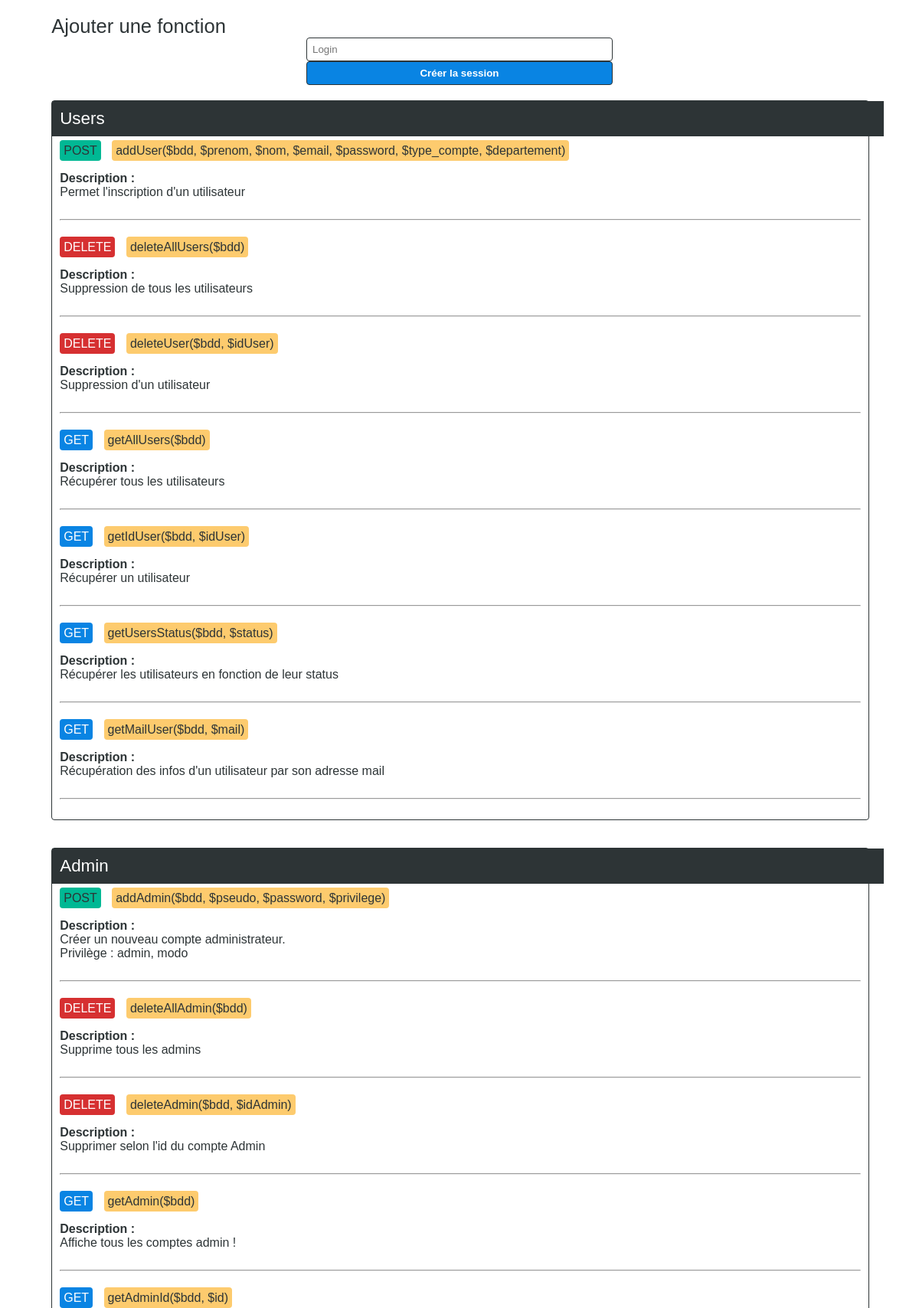
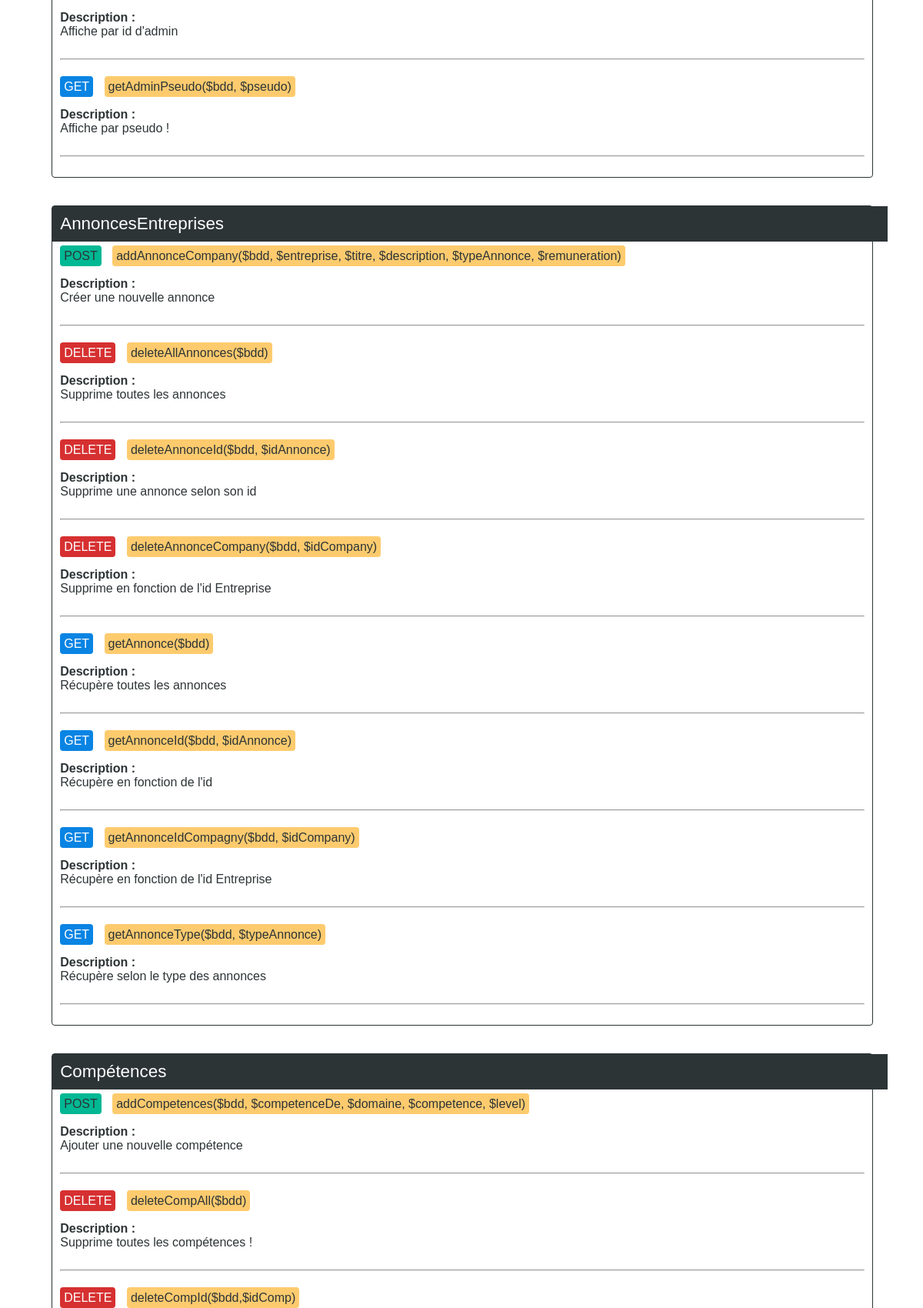
The page /swagger/index.php (upper part) on the database its author committed (2 pictures, top to bottom).
### tables this page shows
CREATE TABLE IF NOT EXISTS `swagger` (
  `id` int(11) NOT NULL,
  `type` varchar(255) NOT NULL,
  `categorie` varchar(255) NOT NULL,
  `requete` text NOT NULL,
  `description` text NOT NULL
);

### swagger/index.php (the view, shortened to what this page needs)
<?php include('../connect.php'); ?>
<html>
    <head>
        <link rel="stylesheet" href="style.css" />
    </head>
    <body>
        <div class="content">
            <div class="menu">
                <a href="add_swagger.php">Ajouter une fonction</a>
                <?php
                    if (!isset($_SESSION['swagger'])) {
                        ?>
                            <form method="post" action="">
                                <input type="text" name="login" placeholder="Login" />
                                <input type="submit" name="submit" value="Créer la session" />
                            </form>
                        <?php
                    }
                ?>
            </div>
            <div class="categorie">
                <div class="titreCat">Users</div>
                <div class="sousContent">
                    <?php
                        $req = $bdd->query("SELECT * FROM swagger WHERE categorie='users'");
                        while ($data = $req->fetch()) {
                            ?>
                                <?php if ($data['type'] == "post") { ?><span class="spanPost">POST</span><?php } ?>
                                <?php if ($data['type'] == "get") { ?><span class="spanGet">GET</span><?php } ?>
                                <?php if ($data['type'] == "delete") { ?><span class="spanDelete">DELETE</span><?php } ?>
                                <span class="requete"><?php echo $data['requete']; ?></span>
                                <br /><br />
                                <div class="about">
                                    <b>Description :</b><br />
                                    <?php echo nl2br($data['description']); ?>
                                </div>
                                <br />
                                <hr />
                                <br />
                            <?php
                        }
                    ?>
                </div>
            </div>
                <br /><br />
            <div class="categorie">
                <div class="titreCat">Admin</div>
                <div class="sousContent">
                    <?php
                        $req = $bdd->query("SELECT * FROM swagger WHERE categorie='admin'");
                        while ($data = $req->fetch()) {
                            ?>
                                <?php if ($data['type'] == "post") { ?><span class="spanPost">POST</span><?php } ?>
                                <?php if ($data['type'] == "get") { ?><span class="spanGet">GET</span><?php } ?>
                                <?php if ($data['type'] == "delete") { ?><span class="spanDelete">DELETE</span><?php } ?>
                                <span class="requete"><?php echo $data['requete']; ?></span>
                                <br /><br />
                                <div class="about">
                                    <b>Description :</b><br />
                                    <?php echo nl2br($data['description']); ?>
                                </div>
                                <br />
                                <hr />
                                <br />
                            <?php
                        }
                    ?>
                </div>
            </div>
                <br /><br />
            <div class="categorie">
                <div class="titreCat">AnnoncesEntreprises</div>
                <div class="sousContent">
                    <?php
                        $req = $bdd->query("SELECT * FROM swagger WHERE categorie='annoncesentreprises'");
                        while ($data = $req->fetch()) {
                            ?>
                                <?php if ($data['type'] == "post") { ?><span class="spanPost">POST</span><?php } ?>
                                <?php if ($data['type'] == "get") { ?><span class="spanGet">GET</span><?php } ?>
                                <?php if ($data['type'] == "delete") { ?><span class="spanDelete">DELETE</span><?php } ?>
                                <span class="requete"><?php echo $data['requete']; ?></span>
                                <br /><br />
                                <div class="about">
                                    <b>Description :</b><br />
                                    <?php echo nl2br($data['description']); ?>
                                </div>
                                <br />
                                <hr />
                                <br />
                            <?php
                        }
                    ?>
                </div>
            </div>
                <br /><br />
            <div class="categorie">
                <div class="titreCat">Compétences</div>
                <div class="sousContent">
                    <?php
                        $req = $bdd->query("SELECT * FROM swagger WHERE categorie='competences'");
                        while ($data = $req->fetch()) {
                            ?>
                                <?php if ($data['type'] == "post") { ?><span class="spanPost">POST</span><?php } ?>
                                <?php if ($data['type'] == "delete") { ?><span class="spanDelete">DELETE</span><?php } ?>
                                <span class="requete"><?php echo $data['requete']; ?></span>
                                <br /><br />
                                <div class="about">
                                    <b>Description :</b><br />
                                    <?php echo nl2br($data['description']); ?>
                                </div>
                                <br />
                                <hr />
                                <br />
                            <?php
                        }
                    ?>
                </div>
            </div>
                <br /><br />
                <br /><br />
                <br /><br />
                <br /><br />
                <br /><br />
                <br /><br />
                <br /><br />
                <br /><br />
        </div>
    </body>
</html>

### swagger/style.css (style rules this page uses)
.content { width: 90%; margin: 0 auto; font-family: Arial, Helvetica, sans-serif; }
.menu { width: 100%; margin: 20px 0 20px 0; }
.menu a { color: #2d3436; font-weight: 400; font-size: 1.6em; text-decoration: none; transition: 0.3s; }
form { width: 50%; margin: 0 auto; text-align: center; }
form input, select, textarea { width: 400px; padding: 7px; border-radius: 4px; border: 1px solid #2d3436; resize: none; }
form input[type=submit] { background: #0984e3; color: #fff; font-weight: bold; }
.categorie { width: 100%; border: 1px solid #2d3436; border-radius: 4px; text-align: left; font-style: Arial, sans-serif; }
.categorie .titreCat { background: #2d3436; color: #fff; font-weight: 400; font-size: 1.4em; width: 100%; padding: 10px; text-align: left; }
.categorie .sousContent { color: #2d3436; padding: 10px 10px 0 10px; }
.categorie .sousContent .spanPost { background: #00b894; color: #2d3436; font-weight: 400; border-radius: 4px; padding: 5px; text-transform: uppercase; }
.categorie .sousContent .spanGet { background: #0984e3; color: #fff; font-weight: 400; border-radius: 4px; padding: 5px; text-transform: uppercase; }
.categorie .sousContent .spanDelete { background: #d63031; color: #fff; font-weight: 400; border-radius: 4px; padding: 5px; text-transform: uppercase; }
.categorie .sousContent .requete { background: #fdcb6e; color: #2d3436; font-weight: 400; border-radius: 4px; padding: 5px; margin-left: 10px; }

### rows shown on the page
swagger: type "POST", requete "addUser($bdd, $prenom, $nom, $email, $password, $type_compte, $departement)", description "Permet l'inscription d'un utilisateur"
swagger: type "DELETE", requete "deleteAllUsers($bdd)", description "Suppression de tous les utilisateurs"
swagger: type "DELETE", requete "deleteUser($bdd, $idUser)", description "Suppression d'un utilisateur"
swagger: type "GET", requete "getAllUsers($bdd)", description "Récupérer tous les utilisateurs"
swagger: type "GET", requete "getIdUser($bdd, $idUser)", description "Récupérer un utilisateur"
swagger: type "GET", requete "getUsersStatus($bdd, $status)", description "Récupérer les utilisateurs en fonction de leur status"
swagger: type "GET", requete "getMailUser($bdd, $mail)", description "Récupération des infos d'un utilisateur par son adresse mail"
swagger: type "POST", requete "addAdmin($bdd, $pseudo, $password, $privilege)", description "Créer un nouveau compte administrateur. Privilège : admin, modo"
swagger: type "DELETE", requete "deleteAllAdmin($bdd)", description "Supprime tous les admins"
swagger: type "DELETE", requete "deleteAdmin($bdd, $idAdmin)", description "Supprimer selon l'id du compte Admin"
swagger: type "GET", requete "getAdmin($bdd)", description "Affiche tous les comptes admin !"
swagger: type "GET", requete "getAdminId($bdd, $id)", description "Affiche par id d'admin"
swagger: type "GET", requete "getAdminPseudo($bdd, $pseudo)", description "Affiche par pseudo !"
swagger: type "POST", requete "addAnnonceCompany($bdd, $entreprise, $titre, $description, $typeAnnonce, $remuneration)", description "Créer une nouvelle annonce"
swagger: type "DELETE", requete "deleteAllAnnonces($bdd)", description "Supprime toutes les annonces"
swagger: type "DELETE", requete "deleteAnnonceId($bdd, $idAnnonce)", description "Supprime une annonce selon son id"
swagger: type "DELETE", requete "deleteAnnonceCompany($bdd, $idCompany)", description "Supprime en fonction de l'id Entreprise"
swagger: type "GET", requete "getAnnonce($bdd)", description "Récupère toutes les annonces"
swagger: type "GET", requete "getAnnonceId($bdd, $idAnnonce)", description "Récupère en fonction de l'id"
swagger: type "GET", requete "getAnnonceIdCompagny($bdd, $idCompany)", description "Récupère en fonction de l'id Entreprise"
swagger: type "GET", requete "getAnnonceType($bdd, $typeAnnonce)", description "Récupère selon le type des annonces"
swagger: type "POST", requete "addCompetences($bdd, $competenceDe, $domaine, $competence, $level)", description "Ajouter une nouvelle compétence"
swagger: type "DELETE", requete "deleteCompAll($bdd)", description "Supprime toutes les compétences !"
swagger: type "DELETE", requete "deleteCompId($bdd,$idComp)"
